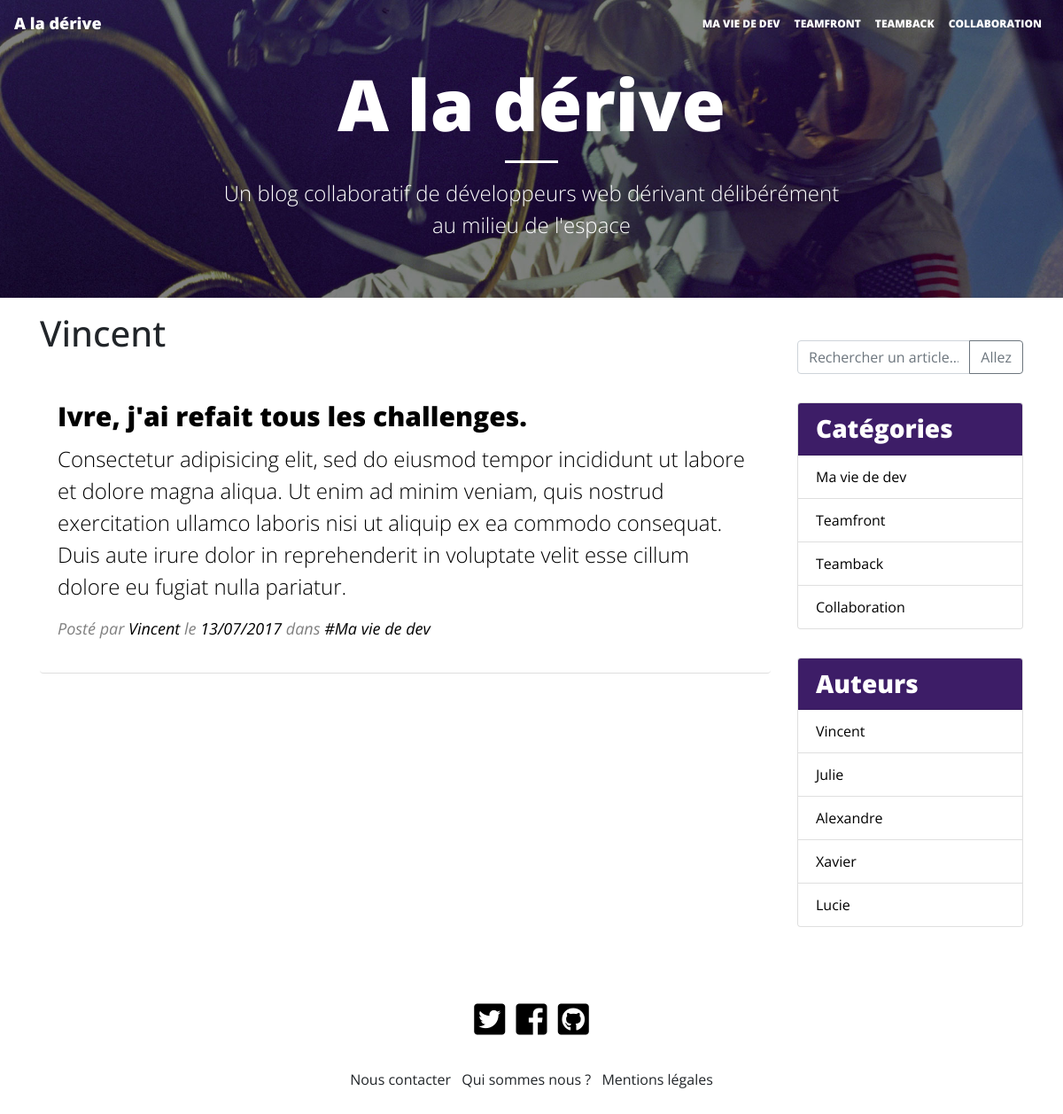
Page /index.php?page=author&id=1 on the committed database.
### tables this page shows
CREATE TABLE `categories` (
  `id` int(10) UNSIGNED NOT NULL,
  `name` varchar(32) NOT NULL,
  `position` int(10) UNSIGNED NOT NULL DEFAULT '0'
);

CREATE TABLE `authors` (
  `id` int(10) UNSIGNED NOT NULL,
  `name` varchar(64) NOT NULL,
  `image` varchar(255) DEFAULT NULL,
  `email` varchar(255) DEFAULT NULL
);

CREATE TABLE `posts` (
  `id` int(10) UNSIGNED NOT NULL,
  `authors_id` int(10) UNSIGNED NOT NULL,
  `categories_id` int(10) UNSIGNED NOT NULL,
  `title` varchar(64) NOT NULL,
  `short_text` varchar(255) NOT NULL,
  `text` text NOT NULL,
  `published_date` datetime NOT NULL,
  `views` mediumint(8) UNSIGNED NOT NULL DEFAULT '0'
);

### index.php (called while the page is built, shortened)
<?php
require 'inc/classes/Article.php';
require 'inc/classes/Category.php';
require 'inc/classes/Author.php';
require 'inc/classes/DBData.php';
$dataObject = new DBData();
$categories = $dataObject->getCategories();
$authors = $dataObject->getAuthors();
$articles = $dataObject->getArticles();
if (!empty($_GET['page'])) {
    $page = trim($_GET['page']);
}
else {
    $page = 'home';
}
$templateName = '';
if ($page == 'author') {
    $templateName = 'author';
}
require __DIR__.'/inc/templates/header.tpl.php';
require __DIR__.'/inc/templates/'.$templateName.'.tpl.php';
require __DIR__.'/inc/templates/footer.tpl.php';

### inc/classes/DBData.php (called while the page is built, shortened)
<?php
class DBData
{
    public $pdo;
    public function __construct () {
        $user = 'oblog';
        $pass = 'oblog';
        $this->pdo = new PDO('mysql:host=localhost;dbname=oblog', $user, $pass);
    }
    public function getArticles() {
        $sql = "SELECT * FROM posts";
        $pdoStatement = $this->pdo->query($sql);
        $resultat = $pdoStatement->fetchAll(PDO::FETCH_ASSOC);
        $articles = array();
        foreach ($resultat as $articleTableau) {
            $articleObjet = new Article(
                                $articleTableau['id'],
                                $articleTableau['title'],
                                $articleTableau['text'],
                                $articleTableau['authors_id'],
                                $articleTableau['published_date'],
                                $articleTableau['categories_id']
                            );
            $articles[$articleTableau['id']] = $articleObjet;
        }
        return $articles;
    }
    public function getCategories() {
        $sql = "SELECT * FROM categories";
        $pdoStatement = $this->pdo->query($sql);
        $resultat = $pdoStatement->fetchAll(PDO::FETCH_ASSOC);
        $categories = array();
        foreach($resultat as $categoryTableau) {
            $categoryObjet = new Category(
                                $categoryTableau['name'],
                                $categoryTableau['position']
            );
            $categories[$categoryTableau['id']] = $categoryObjet;
        }
        return $categories;
    }
    public function getAuthors() {
        $sql = "SELECT * FROM authors";
        $pdoStatement = $this->pdo->query($sql);
        $resultat = $pdoStatement->fetchAll(PDO::FETCH_ASSOC);
        $authors = array();
        foreach($resultat as $authorTableau) {
            $authorObjet = new Author(
                                $authorTableau['name'],
                                $authorTableau['image'],
                                $authorTableau['email']
            );
            $authors[$authorTableau['id']] = $authorObjet;
        }
        return $authors;
    }
}

### inc/classes/Category.php (called while the page is built, shortened)
<?php
class Category {
    private $name;
    public function __construct($name, $position) {
        $this->name = $name;
    }
    public function getName() {
        return $this->name;
    }
}

### inc/classes/Author.php (called while the page is built, shortened)
<?php
class Author {
    private $name;
    public function __construct($name, $image, $email) {
        $this->name = $name;
    }
    public function getName() {
        return $this->name;
    }
}

### inc/classes/Article.php (called while the page is built, shortened)
<?php
class Article {
    public $date;
    public function __construct($id = '', $title = '', $content = '', $author = '', $date = '', $category = '') {
        $this->title = $title;
        $this->content = $content;
        $this->author = $author;
        $this->date = $date;
        $this->category = $category;
    }
    public function getDateFr() {
        return date('d/m/Y', strtotime($this->date));
    }
}

### inc/templates/author.tpl.php (the view)
<h1>
  <?= $authors[$_GET['id']]->getName() ?>
</h1>
<?php foreach ($articles as $currentId => $currentArticle) : ?>
      <?php if(($_GET['id']) == (($articles[$currentId])->author)) : ?>
        <article class="card">
          <div class="card-body">
            <h2 class="card-title">
              <a href="index.php?page=article&id=<?= $currentId ?>">
                <?= $currentArticle->title ?>
              </a>
            </h2>
            <p class="card-text">
              <?= $currentArticle->content ?>
            </p>
            <p class="infos">
              Posté par <a href="#" class="card-link"><?= $authors[$currentArticle->author]->getName() ?></a> le <time><?= $currentArticle->getDateFr() ?></time> dans <a href="#"
                class="card-link">#<?=  $categories[$currentArticle->category]->getName() ?></a>
            </p>
          </div>
        </article>
      <?php endif ?>
<?php endforeach ?>

### inc/templates/header.tpl.php (shortened to what this page needs)
<!doctype html>
<html lang="en">
<head>
  <link rel="stylesheet" href="https://use.fontawesome.com/releases/v5.0.13/css/all.css"
>
  <link rel="stylesheet" href="https://stackpath.bootstrapcdn.com/bootstrap/4.1.1/css/bootstrap.min.css"
>
  <link rel="stylesheet" href="./css/blog.css">
</head>
<body>
  <header>
    <nav class="navbar navbar-expand-md navbar-light">
      <a class="navbar-brand" href="#">A la dérive</a>
      <div class="collapse navbar-collapse justify-content-end" id="navbarNav">
        <ul class="navbar-nav ">
          <?php foreach ($categories as $categoryId => $currentCategory) : ?>
          <li class="nav-item">
            <a class="nav-link" href="index.php?page=category&id=<?= $categoryId ?>">
              <?= $currentCategory->getName() ?>
            </a>
          </li>
          <?php endforeach; ?>
        </ul>
      </div>
    </nav>
    <section class="text-center">
      <h1>A la dérive</h1>
      <hr />
      <p>
        Un blog collaboratif de développeurs web dérivant délibérément au milieu de l'espace
      </p>
    </section>
  </header>
  <div class="container">
    <div class="row">
      <main class="col-lg-9">

### inc/templates/footer.tpl.php (shortened to what this page needs)
      </main>
      <aside class="col-lg-3">
        <div class="input-group mb-3">
          <input type="text" class="form-control" placeholder="Rechercher un article..."
            aria-label="Rechercher un article..." aria-describedby="basic-addon2">
          <div class="input-group-append">
            <button class="btn btn-outline-secondary" type="button">Allez</button>
          </div>
        </div>
        <div class="card">
          <h3 class="card-header">Catégories</h3>
          <ul class="list-group list-group-flush">
          <?php foreach ($categories as $categoryId => $currentCategory) : ?>
            <li class="list-group-item">
            <a href="index.php?page=category&id=<?= $categoryId ?>">
              <?= $currentCategory->getName() ?>
            </a>
            </li>
          <?php endforeach; ?>
          </ul>
        </div>
        <div class="card">
          <h3 class="card-header">Auteurs</h3>
          <ul class="list-group list-group-flush">
            <?php foreach ($authors as $authorId => $currentAuthor) : ?>
              <li class="list-group-item">
              <a href="index.php?page=author&id=<?= $authorId ?>">
                <?= $currentAuthor->getName() ?>
              </a>
              </li>
            <?php endforeach; ?>
          </ul>
        </div>
      </aside>
    </div>
    <footer>
      <div class="row justify-content-center text-center">
        <div class="col-6 social-networks">
          <ul class="list-inline">
            <li class="list-inline-item"><a href="#"><i class="fab fa-twitter-square"></i></a></li>
            <li class="list-inline-item"><a href="#"><i class="fab fa-facebook-square"></i></a></li>
            <li class="list-inline-item"><a href="#"><i class="fab fa-github-square"></i></a></li>
          </ul>
        </div>
      </div>
      <div class="row justify-content-center text-center">
        <div class="col-9 links">
          <ul class="list-inline">
            <li class="list-inline-item"><a href="#">Nous contacter</a></li>
            <li class="list-inline-item"><a href="#">Qui sommes nous ?</a></li>
            <li class="list-inline-item"><a href="#">Mentions légales</a></li>
          </ul>
        </div>
      </div>
    </footer>
  </div>
</body>
</html>

### css/blog.css (style rules this page uses)
body { font-family: 'Open Sans', sans-serif; }
header { background: url('../images/home-bg.jpg') transparent left top no-repeat; background-size: cover; color: white; text-align: center; padding-bottom: 1em; margin-bottom: 1em; }
.navbar { background-color: #f8f8f8; }
.navbar, .navbar-light .navbar-brand, .navbar-light .navbar-toggler { color: #777; font-weight: 800; }
header hr { border-width: 3px; border-color: white; width: 60px; }
.navbar-light .navbar-brand { font-size: 18px; }
.navbar-toggler, .nav-link { font-size: 12px; text-transform: uppercase; transition: 400ms; }
header section { padding: 1em 0; }
header h1 { font-size: 50px; font-weight: 800; }
header p { font-size: 24px; font-weight: 300; }
article.card { margin: 2em 0; border: 0; border-bottom: 1px solid rgba(0,0,0,.125); }
article h2 { font-size: 30px; font-weight: 800; }
article p.card-text { font-size: 24px; font-weight: 300; }
article div { font-size: 18px; font-weight: 400; color: black; }
article a, article time { color: black; }
article .infos { font-style: italic; color: grey; }
aside { display: none; padding: 2em 0; }
footer { margin-bottom: 1em; }
footer .social-networks { margin: 10px 0; }
footer .social-networks a { font-size: 40px; color: black; }
footer .links a { color: inherit; }
@media (min-width:768px) { header { padding-bottom: 0; } }
@media (min-width:768px) { .navbar { background-color: transparent; } }
@media (min-width:768px) { .navbar, .navbar-light .navbar-brand, .navbar-light .navbar-toggler, .navbar-light .navbar-nav .nav-link { color: white; } }
@media (min-width:768px) { header section { display: none; } }
@media (min-width:992px) { header section { display: block; } }
@media (min-width:992px) { header h1 { font-size: 80px; } }
@media (min-width:992px) { header p { width: 60%; margin: auto; padding-bottom: 2em; } }
@media (min-width:992px) { .card-header { background: #3d1d67; color: white; font-weight: 800; } }
@media (min-width:992px) { .card a { color: black; } }
@media (min-width:992px) { .card { margin: 2em 0; } }
@media (min-width:992px) { aside { display: block; } }

### rows in the picture
categories: name "MA VIE DE DEV", name "Ma vie de dev"
categories: name "TEAMFRONT", name "Teamfront"
categories: name "TEAMBACK", name "Teamback"
categories: name "COLLABORATION", name "Collaboration"
authors: name "Vincent"
posts: title "Ivre, j'ai refait tous les challenges.", text "Consectetur adipisicing elit, sed do eiusmod tempor incididunt ut labore et dolore magna aliqua. Ut enim ad minim veniam, quis nostrud exercitation ullamco laboris nisi ut aliquip ex ea commodo consequat. Duis aute irure dolor in reprehenderit in voluptate velit esse cillum dolore eu fugiat nulla pariatur.", authors.name "Vincent", published_date "13/07/2017", categories.name "Ma vie de dev"
authors: name "Julie"
authors: name "Alexandre"
authors: name "Xavier"
authors: name "Lucie"
